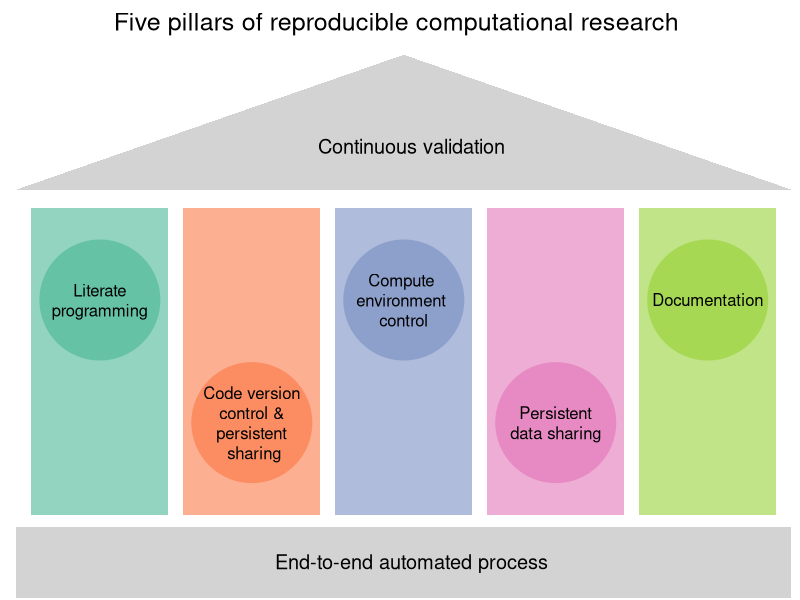
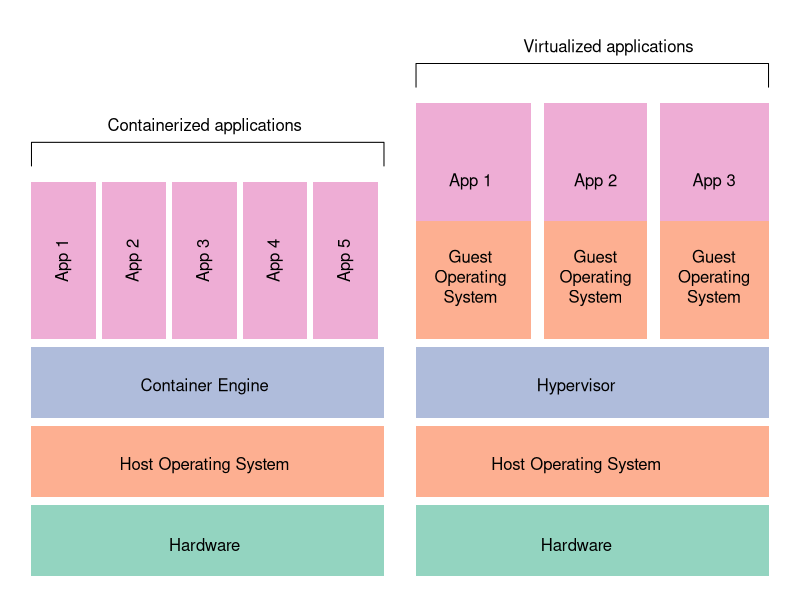

Write R code to recreate these figures, in order.
## ---- chunk 1

par(mar = c(0.1,0.1,0.1,0.1))

library("RColorBrewer")
cols <- brewer.pal(5, "Set2")
cols2 <- adjustcolor( cols, alpha.f = 0.7)
plot(0,type='n',axes=FALSE,ann=FALSE, xlim=c(0, 9.7), ylim=c(0, 9))
polygon(c(0,1.8,1.8,0),c(1,1,6,6), col=cols2[1], border = NA)
polygon(c(2,3.8,3.8,2),c(1,1,6,6), col=cols2[2], border = NA)
polygon(c(4,5.8,5.8,4),c(1,1,6,6), col=cols2[3], border = NA)
polygon(c(6,7.8,7.8,6),c(1,1,6,6), col=cols2[4], border = NA)
polygon(c(8,9.8,9.8,8),c(1,1,6,6), col=cols2[5], border = NA)
polygon(c(-0.2,10,10,-0.2),c(-0.4,-0.4,0.8,0.8),col="lightgray", border = NA)
polygon(c(-0.2,4.9,10),c(6.3,8.5,6.3),col="lightgray", border = NA)
points( c(0.9,2.9,4.9,6.9,8.9) , c(4.5,2.5,4.5,2.5,4.5), pch=19,cex=16,col=cols )
text(4.8,9,lab="Five pillars of reproducible computational research", cex=1.5)


labs <- c("Literate\nprogramming",
  "Code version\ncontrol &\npersistent\n sharing",
  "Compute \nenvironment \ncontrol",
  "Persistent\ndata sharing",
  "Documentation")

text( c(0.9,2.9,4.9,6.9,8.9) , c(4.5,2.5,4.5,2.5,4.5) , lab=labs)
text( 5 , 0.2 , lab="End-to-end automated process",cex=1.2)
text(5,7,lab="Continuous validation",cex=1.2)

## ---- chunk 2

library("RColorBrewer")
par(mar = c(0.1,0.1,0.1,0.1))
cols <- brewer.pal(5, "Set2")
cols2 <- adjustcolor( cols, alpha.f = 0.7)
plot(0,type='n',axes=FALSE,ann=FALSE, xlim=c(0, 11.5), ylim=c(0, 7))

polygon(c(0,5.5,5.5,0),c(0,0,0.9,0.9), col=cols2[1], border = NA)
polygon(c(0,5.5,5.5,0),c(1,1,1.9,1.9), col=cols2[2], border = NA)
polygon(c(0,5.5,5.5,0),c(2,2,2.9,2.9), col=cols2[3], border = NA)

polygon(c(0,1,1,0),c(3,3,5,5), col=cols2[4], border = NA)
polygon(c(1.1,2.1,2.1,1.1),c(3,3,5,5), col=cols2[4], border = NA)
polygon(c(2.2,3.2,3.2,2.2),c(3,3,5,5), col=cols2[4], border = NA)
polygon(c(3.3,4.3,4.3,3.3),c(3,3,5,5), col=cols2[4], border = NA)
polygon(c(4.4,5.4,5.4,4.4),c(3,3,5,5), col=cols2[4], border = NA)

labs1 <- c("Hardware","Host Operating System","Container Engine")
text(c(2.7,2.7,2.7),c(0.4,1.4,2.4),labels=labs1)

labs2 <- c("App 1","App 2","App 3","App 4","App 5")
text(c(0.5,1.6,2.7,3.8,4.9) ,c(4,4,4,4,4), labels=labs2,srt=90)

lines(c(0,0,5.5,5.5),c(5.2,5.5,5.5,5.2)  )
text(2.7,5.7,labels="Containerized applications")

polygon(c(6,11.5,11.5,6),c(0,0,0.9,0.9), col=cols2[1], border = NA)
polygon(c(6,11.5,11.5,6),c(1,1,1.9,1.9), col=cols2[2], border = NA)
polygon(c(6,11.5,11.5,6),c(2,2,2.9,2.9), col=cols2[3], border = NA)

labs3 <- c("Hardware","Host Operating System","Hypervisor")
text(c(8.5,8.5,8.5),c(0.4,1.4,2.4),labels=labs3)

polygon(c(6,7.8,7.8,6),c(3,3,4.5,4.5), col=cols2[2], border = NA)
polygon(c(8,9.6,9.6,8),c(3,3,4.5,4.5), col=cols2[2], border = NA)
polygon(c(9.8,11.5,11.5,9.8),c(3,3,4.5,4.5), col=cols2[2], border = NA)

text(c(6.85,8.8,10.65),c(3.8,3.8,3.8),labels="Guest\nOperating\nSystem")

polygon(c(6,7.8,7.8,6),c(4.5,4.5,6,6), col=cols2[4], border = NA)
polygon(c(8,9.6,9.6,8),c(4.5,4.5,6,6), col=cols2[4], border = NA)
polygon(c(9.8,11.5,11.5,9.8),c(4.5,4.5,6,6), col=cols2[4], border = NA)

text(c(6.85,8.8,10.65),c(5,5,5),labels=labs2[1:3])

lines(c(6,6,11.5,11.5),c(6.2,6.5,6.5,6.2)  )
text(9,6.7,labels="Virtualized applications")

## ---- chunk 3

data(iris)
numspecies <- length(unique(iris$Species))

# ifelse test
if ( numspecies == 3) {
  print("Iris data describes three species")
} else {
  stop("Iris data doesn't describe three species")
}

# testthat test
library(testthat)
data(iris)
testthat::expect_equal(numspecies, 3)
